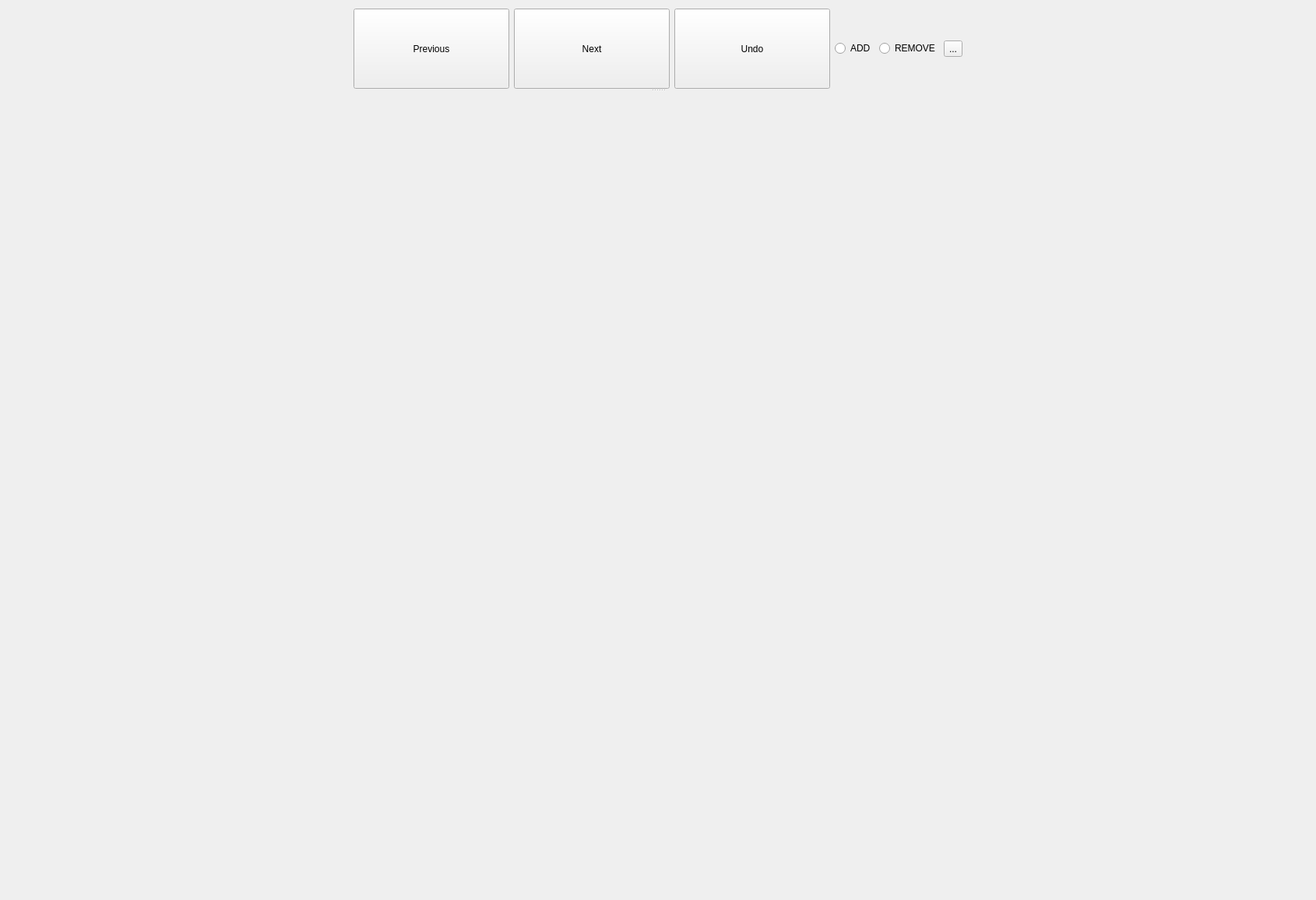
<?xml version="1.0" encoding="UTF-8"?>
<ui version="4.0">
 <class>Form</class>
 <widget class="QWidget" name="Form">
  <property name="geometry">
   <rect>
    <x>0</x>
    <y>0</y>
    <width>1690</width>
    <height>1156</height>
   </rect>
  </property>
  <property name="sizePolicy">
   <sizepolicy hsizetype="Minimum" vsizetype="Minimum">
    <horstretch>0</horstretch>
    <verstretch>0</verstretch>
   </sizepolicy>
  </property>
  <property name="minimumSize">
   <size>
    <width>600</width>
    <height>900</height>
   </size>
  </property>
  <property name="windowTitle">
   <string>Form</string>
  </property>
  <layout class="QVBoxLayout" name="verticalLayout">
   <item>
    <widget class="QSplitter" name="splitter">
     <property name="orientation">
      <enum>Qt::Orientation::Vertical</enum>
     </property>
     <widget class="QWidget" name="layoutWidget">
      <layout class="QHBoxLayout" name="horizontalLayout">
       <item>
        <spacer name="hSpacerLeft">
         <property name="orientation">
          <enum>Qt::Orientation::Horizontal</enum>
         </property>
         <property name="sizeHint" stdset="0">
          <size>
           <width>40</width>
           <height>20</height>
          </size>
         </property>
        </spacer>
       </item>
       <item>
        <widget class="QPushButton" name="preBtn">
         <property name="sizePolicy">
          <sizepolicy hsizetype="Minimum" vsizetype="Minimum">
           <horstretch>0</horstretch>
           <verstretch>0</verstretch>
          </sizepolicy>
         </property>
         <property name="minimumSize">
          <size>
           <width>200</width>
           <height>50</height>
          </size>
         </property>
         <property name="text">
          <string>Previous</string>
         </property>
        </widget>
       </item>
       <item>
        <widget class="QPushButton" name="nextBtn">
         <property name="sizePolicy">
          <sizepolicy hsizetype="Minimum" vsizetype="Minimum">
           <horstretch>0</horstretch>
           <verstretch>0</verstretch>
          </sizepolicy>
         </property>
         <property name="minimumSize">
          <size>
           <width>200</width>
           <height>30</height>
          </size>
         </property>
         <property name="text">
          <string>Next</string>
         </property>
        </widget>
       </item>
       <item>
        <widget class="QPushButton" name="undoBtn">
         <property name="sizePolicy">
          <sizepolicy hsizetype="Minimum" vsizetype="Minimum">
           <horstretch>0</horstretch>
           <verstretch>0</verstretch>
          </sizepolicy>
         </property>
         <property name="minimumSize">
          <size>
           <width>200</width>
           <height>60</height>
          </size>
         </property>
         <property name="text">
          <string>Undo</string>
         </property>
        </widget>
       </item>
       <item>
        <widget class="QRadioButton" name="addRadio">
         <property name="text">
          <string>ADD</string>
         </property>
         <attribute name="buttonGroup">
          <string notr="true">buttonGroup</string>
         </attribute>
        </widget>
       </item>
       <item>
        <widget class="QRadioButton" name="removeRadio">
         <property name="minimumSize">
          <size>
           <width>40</width>
           <height>0</height>
          </size>
         </property>
         <property name="text">
          <string>REMOVE</string>
         </property>
         <attribute name="buttonGroup">
          <string notr="true">buttonGroup</string>
         </attribute>
        </widget>
       </item>
       <item>
        <widget class="QToolButton" name="configBtn">
         <property name="text">
          <string>...</string>
         </property>
        </widget>
       </item>
       <item>
        <spacer name="hSpacerRight">
         <property name="orientation">
          <enum>Qt::Orientation::Horizontal</enum>
         </property>
         <property name="sizeHint" stdset="0">
          <size>
           <width>40</width>
           <height>20</height>
          </size>
         </property>
        </spacer>
       </item>
      </layout>
     </widget>
     <widget class="QLabel" name="imageLabel">
      <property name="minimumSize">
       <size>
        <width>800</width>
        <height>600</height>
       </size>
      </property>
      <property name="text">
       <string/>
      </property>
      <property name="alignment">
       <set>Qt::AlignmentFlag::AlignCenter</set>
      </property>
     </widget>
    </widget>
   </item>
  </layout>
 </widget>
 <resources>
  <include location="../resources/resouces.qrc"/>
 </resources>
 <connections/>
 <buttongroups>
  <buttongroup name="buttonGroup"/>
 </buttongroups>
</ui>
